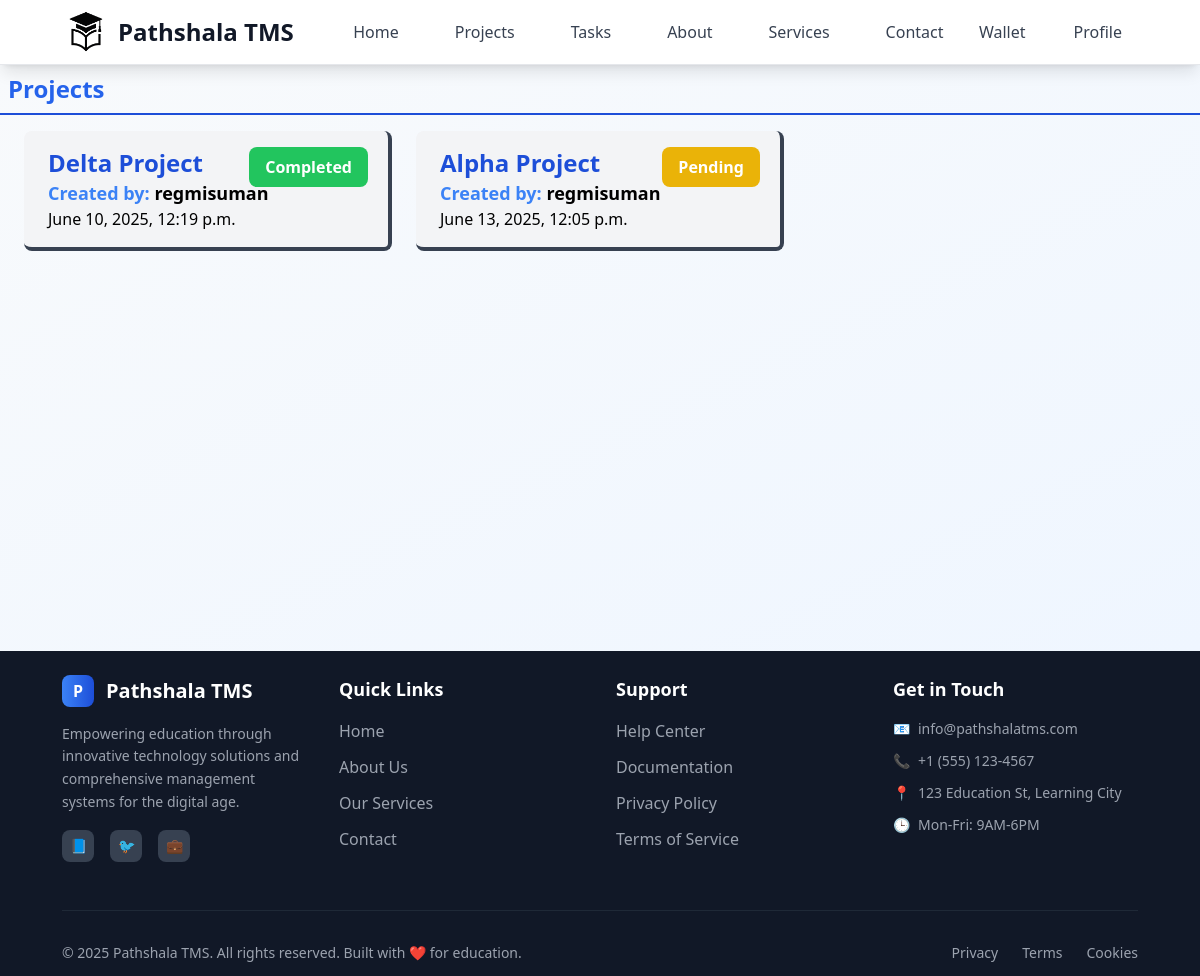
Page /employee/projects/ (signed in) on the earlier database version.
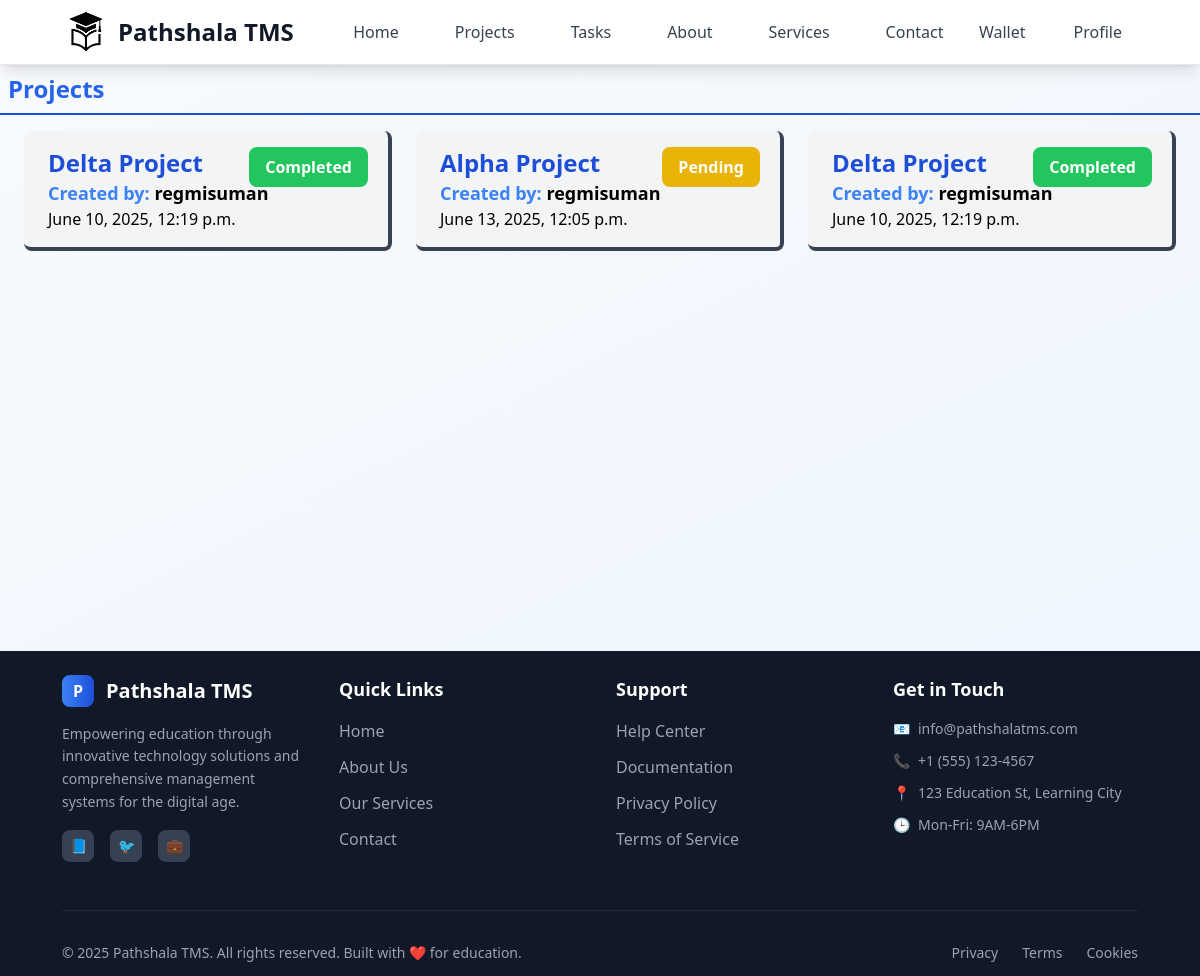
Same page on the later database version.
### tasks/models.py (models this page shows)
class Task(models.Model):
    class StatusOptions(models.TextChoices):
        PENDING = "Pending", "Pending"
        IN_PROGRESS = "In Progress", "In Progress"
        COMPLETED = "Completed", "Completed"
        CANCELED = "Canceled", "Canceled"
    class TaskPriorityOptions(models.TextChoices):
        LOW = "Low", "Low"
        MEDIUM = "Medium", "Medium"
        HIGH = "High", "High"
    title = models.CharField(max_length=30)
    description = models.TextField(null=True, blank=True)
    user = models.ForeignKey(User, on_delete=models.CASCADE, related_name="tasks")
    project = models.ForeignKey(Project, on_delete=models.CASCADE)
    assigned_user = models.ForeignKey( User, on_delete=models.SET_NULL, related_name="assigned_tasks", null=True, blank=True)
    status = models.CharField(choices=StatusOptions, default=StatusOptions.PENDING, max_length=30)
    priority = models.CharField (choices=TaskPriorityOptions, default=TaskPriorityOptions.LOW, max_length=6)
    deadline = models.DateField(null=True, blank=True)
    created_at = models.DateTimeField(auto_now_add=True, editable=False)
    updated_at = models.DateTimeField(auto_now=True, editable=False)
    attachment = models.FileField(blank=True, null=True, upload_to=attachment_path)

### projects/models.py (models this page shows, shortened)
class Project(models.Model):
    class StatusOptions(models.TextChoices):
        PENDING = "Pending", "Pending"
        IN_PROGRESS = "In Progress", "In Progress"
        COMPLETED = "Completed", "Completed"
        CANCELED = "Canceled", "Canceled"
    title = models.CharField(max_length=25)
    description = models.TextField(null=True, blank=True)
    user = models.ForeignKey(User, on_delete=models.CASCADE)
    status = models.CharField(choices=StatusOptions, default=StatusOptions.PENDING, max_length=15)
    created_at = models.DateTimeField(auto_now_add=True, editable=False)
    updated_at = models.DateTimeField(auto_now=True, null=True, blank=True, editable=False)

### projects/views.py (the view)
# urls.py: path("projects/", employeeProjects),
@login_required(login_url="/login")
def employeeProjects(request):
    user = request.user
    if user.profile.role == "employee":
        tasks = Task.objects.filter(assigned_user=user)
        return render(request, "pages/employee/project/project_page.html", {"tasks":tasks})
    else:
        return redirect('/employer/projects')

### templates/pages/employee/project/project_page.html (shortened to what this page needs)
{% extends 'layouts/main.html' %}
{% block content %}
<div class="flex flex-col">
  <div class="flex p-2 mb-2 justify-between border-b-2 border-blue-700">
    <h1 class="text-blue-600 text-center text-2xl font-bold">Projects</h1>
  </div>
  {%if tasks%}
  <div class="grid grid-cols-1 md:grid-cols-2 lg:grid-cols-3 gap-6 mx-6">
    {% for task in tasks %}
      <a  href="/employee/project-details/{{task.project.id}}">
        <div class="relative bg-gray-100 hover:bg-gray-200 hover:scale-[102%] transition:ease-in-out duration-300 border-b-4 border-r-4 border-gray-700 rounded-lg py-4 px-6 my-2">
          <div>
            <div class="text-2xl font-bold text-blue-700"> {{ task.project.title }} </div>
          </div>
          <span class="
        {% if task.project.status == 'Canceled' %} bg-red-500
            {% elif task.project.status == 'Completed' %}bg-green-500
            {% elif task.project.status == 'Pending' %}bg-yellow-500
            {% elif task.project.status == 'In Progress' %}bg-blue-500
            {% else %}bg-purple-500
            {% endif %}
          absolute top-0 right-5 z-5 px-4 py-2 rounded-lg text-white font-bold my-4">
            {{ task.project.status }}
          </span>
          <div class="text-lg font-semibold">  <span class="text-blue-500">Created by: </span>{{ task.project.user }}</div>
          <div>{{ task.project.created_at }}</div>
        </div>
      </a>
    {% endfor %}
  </div>
  {%endif%}
  </div>
{% endblock %}

### templates/layouts/main.html (shortened to what this page needs)
<!DOCTYPE html>
<html lang="en">
  <head>
    <script src="https://cdn.tailwindcss.com"></script>
  </head>
  <body class="bg-gray-50 dark:bg-gray-900 notification relative">
    <nav class="bg-white dark:bg-gray-800 shadow-lg border-b border-gray-200 dark:border-gray-700 sticky top-0 z-50">
      <div class="max-w-[95%] mx-auto px-4 sm:px-6 lg:px-8">
        <div class="flex items-center justify-between h-16">
          <a href="/" class="flex items-center space-x-2">
            <img src="/media/system_image/logo.png" class="h-12 rounded-full" alt="Logo" />
            <span class="text-2xl font-semibold text-gray-900 dark:text-white">Pathshala TMS</span>
          </a>
          <div class="hidden md:block">
            <div class="ml-10 flex items-baseline space-x-8">
              <a href="/dashboard" class="text-gray-700 dark:text-gray-300 hover:text-blue-600 dark:hover:text-blue-400 font-medium px-3 py-2 rounded-md hover:bg-gray-100 dark:hover:bg-gray-700 transition-all duration-200">Home</a>
             {% if user.is_authenticated%}
              <a href="/projects" class="text-gray-700 dark:text-gray-300 hover:text-blue-600 dark:hover:text-blue-400 font-medium px-3 py-2 rounded-md hover:bg-gray-100 dark:hover:bg-gray-700 transition-all duration-200">Projects</a>
              <a href="/tasks" class="text-gray-700 dark:text-gray-300 hover:text-blue-600 dark:hover:text-blue-400 font-medium px-3 py-2 rounded-md hover:bg-gray-100 dark:hover:bg-gray-700 transition-all duration-200">Tasks</a>
              {%endif%}
              <a href="/about" class="text-gray-700 dark:text-gray-300 hover:text-blue-600 dark:hover:text-blue-400 font-medium px-3 py-2 rounded-md hover:bg-gray-100 dark:hover:bg-gray-700 transition-all duration-200">About</a>
              <a href="/services" class="text-gray-700 dark:text-gray-300 hover:text-blue-600 dark:hover:text-blue-400 font-medium px-3 py-2 rounded-md hover:bg-gray-100 dark:hover:bg-gray-700 transition-all duration-200">Services</a>
              <a href="/contact" class="text-gray-700 dark:text-gray-300 hover:text-blue-600 dark:hover:text-blue-400 font-medium px-3 py-2 rounded-md hover:bg-gray-100 dark:hover:bg-gray-700 transition-all duration-200">Contact</a>
            </div>
          </div>
          {% if user.is_authenticated %}
            <div class="hidden md:flex items-center space-x-4">
              <a href="/wallet" class="text-gray-700 dark:text-gray-300 hover:text-blue-600 dark:hover:text-blue-400 font-medium px-4 py-2 rounded-md hover:bg-gray-100 dark:hover:bg-gray-700 transition-all duration-200">Wallet</a>
              <a href="/profile" class="text-gray-700 dark:text-gray-300 hover:text-blue-600 dark:hover:text-blue-400 font-medium px-4 py-2 rounded-md hover:bg-gray-100 dark:hover:bg-gray-700 transition-all duration-200">Profile</a>
            </div>
          {% endif %}
        </div>
      </div>
    </nav>
    <div class="min-h-[60vh] bg-gradient-to-br from-slate-50 to-blue-50 dark:from-gray-800 dark:to-gray-900">
      {% block content %}
      {% endblock %}
    </div>
    <footer class="bg-gray-900 text-white">
      <div class="max-w-[95%] mx-auto px-4 sm:px-6 lg:px-8 py-6">
        <div class="grid grid-cols-1 md:grid-cols-4 gap-8">
          <div class="space-y-4">
            <div class="flex items-center space-x-3">
              <div class="w-8 h-8 bg-gradient-to-r from-blue-500 to-blue-700 rounded-lg flex items-center justify-center">
                <span class="text-white font-bold">P</span>
              </div>
              <span class="text-xl font-bold">Pathshala TMS</span>
            </div>
            <p class="text-gray-400 text-sm leading-relaxed">Empowering education through innovative technology solutions and comprehensive management systems for the digital age.</p>
            <div class="flex space-x-4">
              <div class="w-8 h-8 bg-gray-700 hover:bg-blue-600 rounded-lg flex items-center justify-center cursor-pointer transition-colors duration-200">
                <span class="text-sm">📘</span>
              </div>
              <div class="w-8 h-8 bg-gray-700 hover:bg-blue-400 rounded-lg flex items-center justify-center cursor-pointer transition-colors duration-200">
                <span class="text-sm">🐦</span>
              </div>
              <div class="w-8 h-8 bg-gray-700 hover:bg-blue-700 rounded-lg flex items-center justify-center cursor-pointer transition-colors duration-200">
                <span class="text-sm">💼</span>
              </div>
            </div>
          </div>
          <div>
            <h3 class="text-lg font-semibold mb-4 text-white">Quick Links</h3>
            <ul class="space-y-3">
              <li>
                <a href="/dashboard" class="text-gray-400 hover:text-white transition-colors duration-200 block">Home</a>
              </li>
              <li>
                <a href="/about" class="text-gray-400 hover:text-white transition-colors duration-200 block">About Us</a>
              </li>
              <li>
                <a href="/services" class="text-gray-400 hover:text-white transition-colors duration-200 block">Our Services</a>
              </li>
              <li>
                <a href="/contact" class="text-gray-400 hover:text-white transition-colors duration-200 block">Contact</a>
              </li>
            </ul>
          </div>
          <div>
            <h3 class="text-lg font-semibold mb-4 text-white">Support</h3>
            <ul class="space-y-3">
              <li>
                <a href="/help" class="text-gray-400 hover:text-white transition-colors duration-200 block">Help Center</a>
              </li>
              <li>
                <a href="/docs" class="text-gray-400 hover:text-white transition-colors duration-200 block">Documentation</a>
              </li>
              <li>
                <a href="/policies" class="text-gray-400 hover:text-white transition-colors duration-200 block">Privacy Policy</a>
              </li>
              <li>
                <a href="/terms" class="text-gray-400 hover:text-white transition-colors duration-200 block">Terms of Service</a>
              </li>
            </ul>
          </div>
          <div>
            <h3 class="text-lg font-semibold mb-4 text-white">Get in Touch</h3>
            <div class="space-y-3 text-gray-400 text-sm">
              <div class="flex items-center space-x-2">
                <span>📧</span>
                <span>info@pathshalatms.com</span>
              </div>
              <div class="flex items-center space-x-2">
                <span>📞</span>
                <span>+1 (555) 123-4567</span>
              </div>
              <div class="flex items-center space-x-2">
                <span>📍</span>
                <span>123 Education St, Learning City</span>
              </div>
              <div class="flex items-center space-x-2">
                <span>🕒</span>
                <span>Mon-Fri: 9AM-6PM</span>
              </div>
            </div>
          </div>
        </div>
        <div class="border-t border-gray-800 mt-12 pt-8">
          <div class="flex flex-col md:flex-row justify-between items-center">
            <p class="text-gray-400 text-sm">&copy; 2025 Pathshala TMS. All rights reserved. Built with ❤️ for education.</p>
            <div class="flex space-x-6 mt-4 md:mt-0">
              <a href="/privacy" class="text-gray-400 hover:text-white text-sm transition-colors duration-200">Privacy</a>
              <a href="/terms" class="text-gray-400 hover:text-white text-sm transition-colors duration-200">Terms</a>
              <a href="/cookies" class="text-gray-400 hover:text-white text-sm transition-colors duration-200">Cookies</a>
            </div>
          </div>
        </div>
      </div>
    </footer>
  </body>
</html>

Differences in the rows shown:
added Task: project "Delta Project", project.status "Completed", project.user "regmisuman", project.created_at "June 10, 2025, 12:19 p.m."
